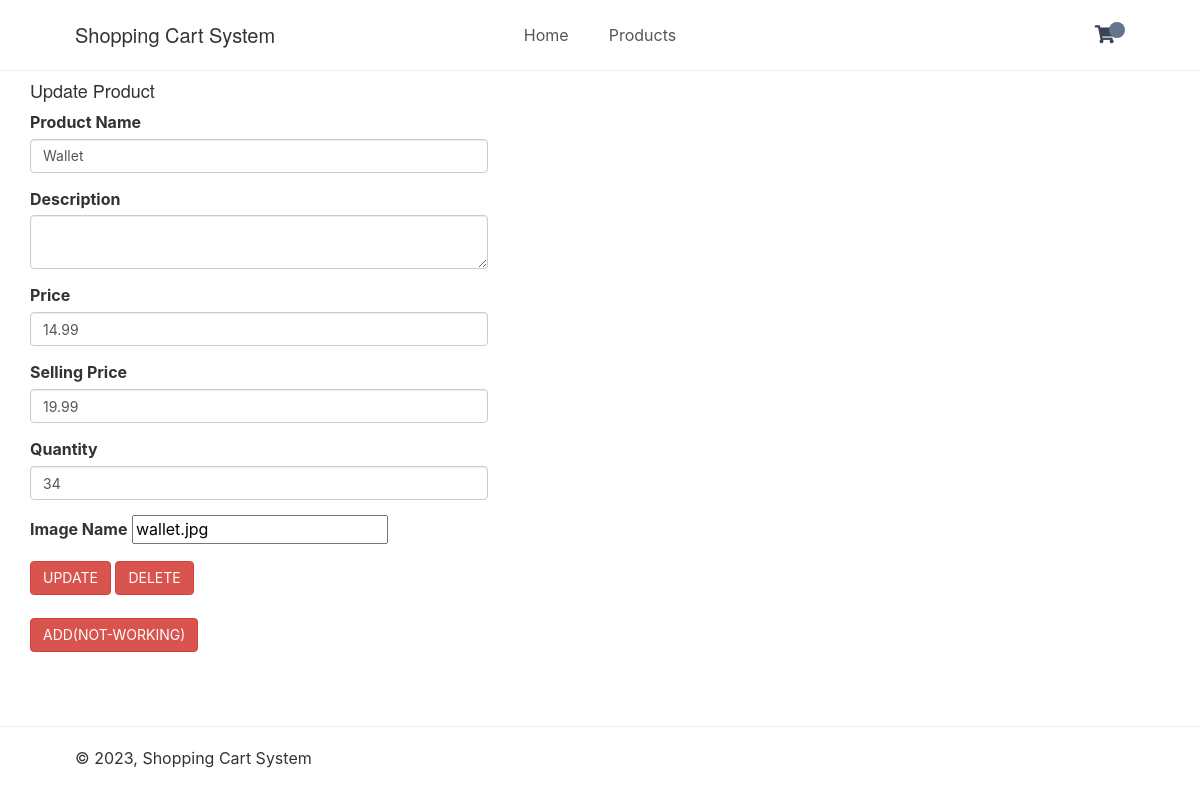
/index.php?page=updateproduct&id=2, run on the app's committed database.
### tables this page shows
CREATE TABLE `products` (
  `id` int(11) NOT NULL,
  `name` varchar(200) NOT NULL,
  `desc` text NOT NULL,
  `price` decimal(7,2) NOT NULL,
  `rrp` decimal(7,2) NOT NULL DEFAULT 0.00,
  `quantity` int(11) NOT NULL,
  `img` text NOT NULL,
  `date_added` datetime NOT NULL DEFAULT current_timestamp()
);

### index.php (called while the page is built, shortened)
<?php
include 'functions.php';
$page = isset($_GET['page']) && file_exists($_GET['page'] . '.php') ? $_GET['page'] : 'home';
include $page . '.php';
?>

### updateproduct.php (the view, shortened to what this page needs)
<?php
    if($_SERVER['REQUEST_METHOD'] == "POST" && isset($_POST['id'])){
        $DATABASE_HOST = 'localhost';
        $DATABASE_USER = 'root';
        $DATABASE_PASS = '';
        $DATABASE_NAME = 'mystore';
        $id = $_POST["id"];
        $product_name = $_POST["product_name"];
        $description = $_POST["description"];
        $price = $_POST["price"];
        $sale_price = $_POST["sale_price"];
        $quantity = $_POST["quantity"];
        $image = $_POST["image"];
        $date_now = date('Y-m-d H:i:s');
        try {
            $db = new PDO('mysql:host=' . $DATABASE_HOST . ';dbname=' . $DATABASE_NAME . ';charset=utf8', $DATABASE_USER, $DATABASE_PASS);
        } catch (PDOException $exception) {
            exit('Failed to connect to database!');
        }
        if (isset($_POST['add'])) {
            $sql = "INSERT INTO `products`(`name`, `desc`, `price`, `rrp`, `quantity`, `img`, `date_added`) VALUES (?,?,?,?,?,?,?)";
            $stmt = $db->prepare($sql);
            $stmt->execute([$product_name, $description, $price, $sale_price, $quantity, $image, $date_now]);
        }
        elseif (isset($_POST['update'])){
            $sql = "UPDATE `products` SET `name`=?,`desc`=?,`price`=?,`rrp`=?,`quantity`=?,`img`=? WHERE `id` = ?";
            $stmt= $db->prepare($sql);
            $stmt->execute([$product_name, $description, $price, $sale_price, $quantity, $image, $id]);
        }
        elseif (isset($_POST['delete'])) {
            $sql = "DELETE FROM `products` WHERE `id` = ?";
            $stmt= $db->prepare($sql);
            $stmt->execute([$id]);
        }
        header("location: index.php?page=products");
    }
    elseif ($_SERVER['REQUEST_METHOD'] == "GET") {
        if (isset($_GET['id'])){
            $stmt = $pdo->prepare('SELECT * FROM products WHERE id = ?');
            $stmt->execute([$_GET['id']]);
            $product = $stmt->fetch(PDO::FETCH_ASSOC);
        }
        else {
            exit('Product does not exist!');
        }
    }
?>
<?=template_header('Add Product')?>
    <div class="container">
        <div class="row justify-content-center">
            <div class="col-md-5">
                <h4>Update Product</h4>
                <form action="updateproduct.php" method="POST">
                    <div class="form-group">
                        <label>Product Name</label>
                        <input type="text" class="form-control" name="product_name" value="<?=$product['name']?>">
                    </div>
                    <div class="form-group">
                    <label>Description</label>
                    <textarea class="form-control" name="description"><?=$product['desc']?></textarea>
                </div>
                <div class="form-group">
                    <label>Price</label>
                    <input type="number" class="form-control" name="price" value="<?=$product['price']?>">
                </div>
                <div class="form-group">
                    <label>Selling Price</label>
                    <input type="number" class="form-control" name="sale_price" value="<?=$product['rrp']?>">
                </div>
                <div class="form-group">
                    <label>Quantity</label>
                    <input type="number" class="form-control" name="quantity" value="<?=$product['quantity']?>">
                </div>
                <div class="form-group">
                    <label>Image Name</label>
                    <input type="text" name="image" value="<?=$product['img']?>">
                </div>
                    <input type="submit" class="btn btn-danger" name="update" value="UPDATE" >
                    <input type="submit" class="btn btn-danger" name="delete" value="DELETE" >
                    <br>
                    <br>
                    <input type="submit" class="btn btn-danger" name="add" value="ADD(NOT-WORKING)" >
                </form>
            </div>
        </div>
    </div>
<?=template_footer()?>

### css/style.css (style rules this page uses)
* { box-sizing: border-box; font-family: -apple-system, BlinkMacSystemFont, "segoe ui", roboto, oxygen, ubuntu, cantarell, "fira sans", "droid sans", "helvetica neue", Arial, sans-serif; font-size: 16px; -webkit-font-smoothing: antialiased; -moz-osx-font-smoothing: grayscale; }
html { height: 100%; }
body { position: relative; min-height: 100%; color: #555555; background-color: #FFFFFF; margin: 0; padding-bottom: 100px; }
h1, h2, h3, h4, h5 { color: #394352; }

### data on the page
products: product_name "Wallet", price "14.99", sale_price "19.99", quantity "34", image "wallet.jpg"
